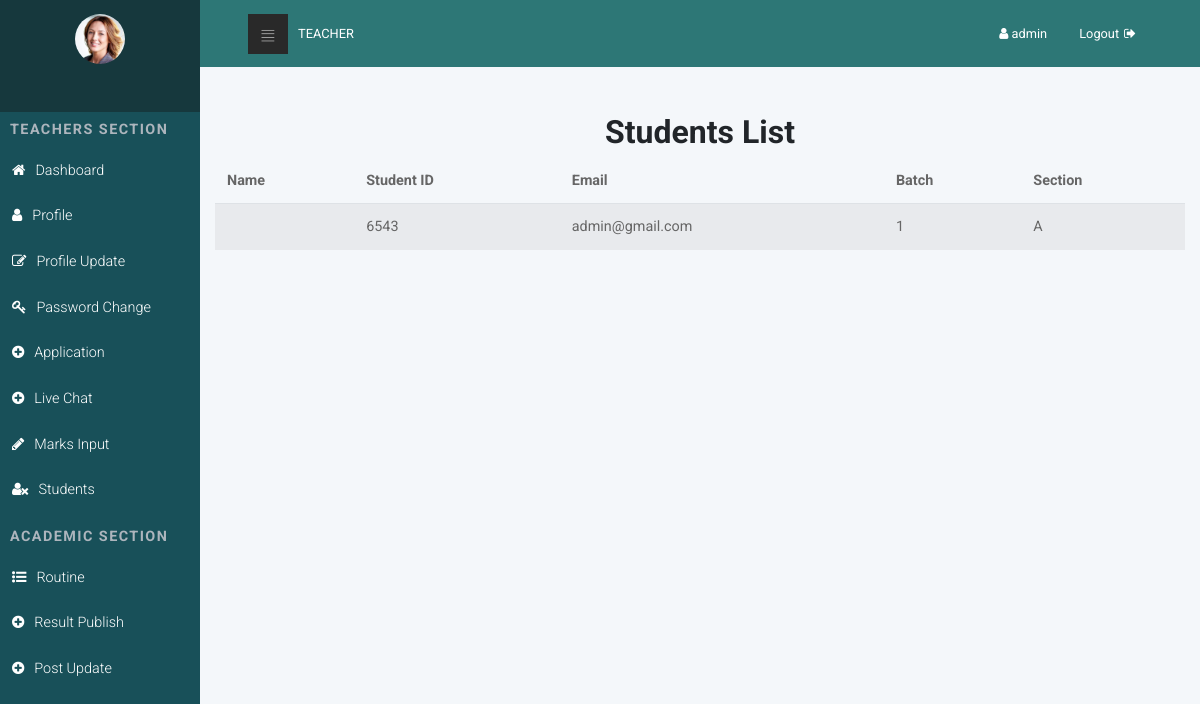
Before: /teacher/students_list/ (signed in) with the older database file.
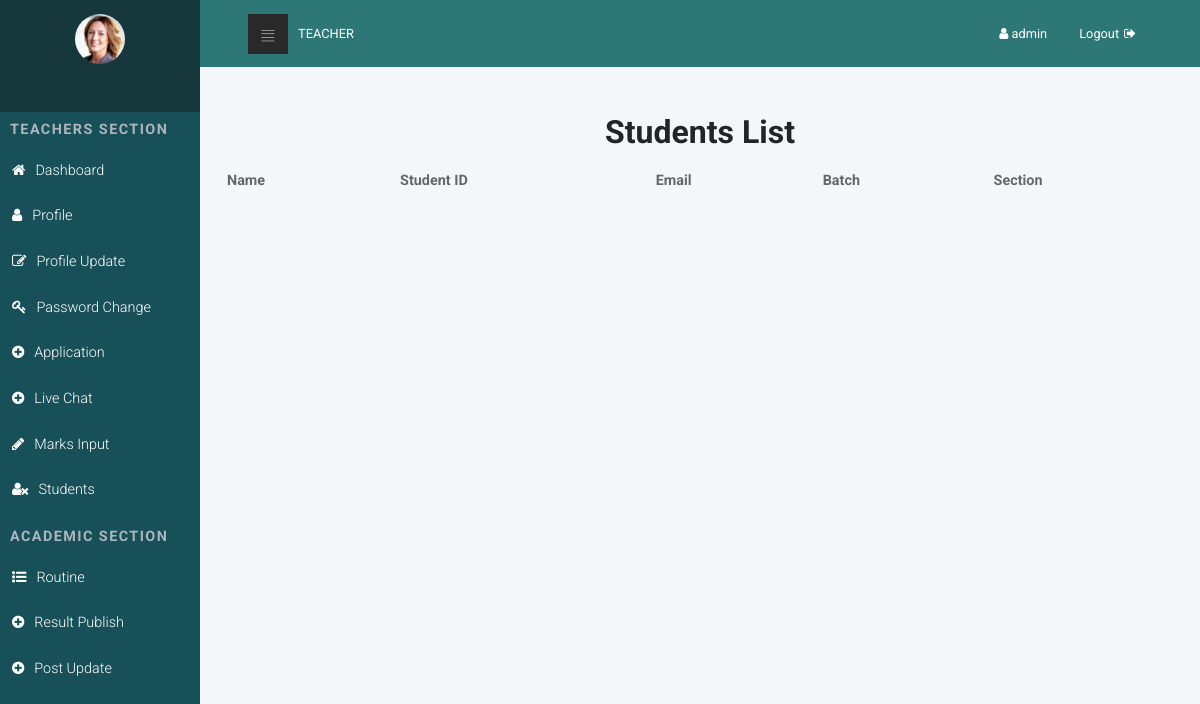
After: the same page with the newer database file.
### Students_app/models.py (models this page shows, shortened)
class StudentsInfo(models.Model):
    userId = models.OneToOneField(User, on_delete=models.CASCADE, related_name='students_info')
    batchId = models.ForeignKey(BatchInfo, on_delete=models.CASCADE, related_name='batch_info', default=1)
    studentID = models.IntegerField()
    student = models.BooleanField(default=True)
    father_name = models.CharField(max_length=40, blank=True)
    mother_name = models.CharField(max_length=40, blank=True)
    address = models.CharField(max_length=100, blank=True)
    phone = models.IntegerField(blank=True, null=True)
    dateOfBirth = models.DateField(blank=True, null=True)
    gender = models.CharField(max_length=10, blank=True)
    religion = models.CharField(max_length=20, blank=True)
    nationality = models.CharField(max_length=20, blank=True)
    nationalId = models.IntegerField(blank=True, null=True)
    profile_pic = ResizedImageField(upload_to=image_file_name, blank=True, help_text='Size Recommended: 512x512',
                                    size=[512, 512], quality=100, force_format='JPEG')

### Admin_panel/models.py (models this page shows, shortened)
class BatchInfo(models.Model):
    batch = models.IntegerField(null=True, default=1)
    section = models.CharField(max_length=4, null=True, default='A')
    assignTeacher = models.ForeignKey(TeachersList, on_delete=models.CASCADE)

### Teachers_app/views.py (the view)
# urls.py: path('students_list/', views.studentList, name='student_list'),
@login_required(login_url='Teachers_app:teacherslogin')
def studentList(request):
    studentInfo = StudentsInfo.objects.all()
    return render(request, 'Teachers_app/teacher_students_list.html', context={'student_list': studentInfo})

### templates/Teachers_app/teacher_students_list.html
{% extends 'Teachers_app/teachers_base.html' %}
{% load static %}
{% load crispy_forms_tags %}
{% block body_block %}
    <div class="container mt-5">
    <div class="heading align-content-center">
        <center><h3 style="font-size:2rem ">Students List</h3></center>
    </div>
    <div class="table">
        <table class="table table-striped">
  <thead>
    <tr>
      <th scope="col">Name</th>
      <th scope="col">Student ID</th>
      <th scope="col">Email</th>
      <th scope="col">Batch</th>
      <th scope="col">Section</th>
    </tr>
  </thead>
  <tbody>
  {% for student in student_list %}
      <tr>
      <th scope="row">{{ student.userId.first_name }} {{ student.userId.last_name }}</th>
      <td>{{ student.studentID }}</td>
      <td>{{ student.userId.email }}</td>
      <td>{{ student.batchId.batch }}</td>
      <td>{{ student.batchId.section }}</td>
    </tr>
  {% endfor %}
  </tbody>
</table>
    </div>
    </div>
{% endblock %}

### templates/Teachers_app/teachers_base.html (shortened to what this page needs)
{% load static %}
<!DOCTYPE html>
<html>
<head>
    <link rel="stylesheet" href="https://cdn.jsdelivr.net/npm/bootstrap@4.6.0/dist/css/bootstrap.min.css"
>
    <link rel="stylesheet" href="{% static 'Students_app/vendor/font-awesome/css/font-awesome.min.css' %}">
    <link rel="stylesheet" href="{% static 'Students_app/css/fontastic.css' %}">
    <link rel="stylesheet" href="{% static 'Students_app/css/grasp_mobile_progress_circle-1.0.0.min.css' %}">
    <link rel="stylesheet"
          href="{% static 'Students_app/vendor/malihu-custom-scrollbar-plugin/jquery.mCustomScrollbar.css' %}">
    <link rel="stylesheet" href="{% static 'Students_app/css/style.default.css' %}" id="theme-stylesheet">
    <link rel="stylesheet" href="{% static 'Students_app/css/custom.css' %}">
</head>
<body>
<nav class="side-navbar" style="background: #185059">
    <div class="side-navbar-wrapper">
        <div class="sidenav-header d-flex align-items-center justify-content-center" style="background:#16383d ">
            <div class="sidenav-header-inner text-center"><img src="{% static 'Students_app/img/avatar-3.jpg' %}"
                                                               alt="person"
                                                               class="img-fluid rounded-circle">
            </div>
        </div>
        <div class="main-menu">
            <h5 class="sidenav-heading">Teachers Section</h5>
            <ul id="side-main-menu" class="side-menu list-unstyled">
                <li><a href="{% url 'Teachers_app:teachers_dashboard' %}"> <i class="fa fa-home"></i></i>Dashboard </a></li>
                <li><a href="{% url 'Teachers_app:teaches_profile' %}"> <i class="fa fa-user"></i>Profile </a></li>
                <li><a href="{% url 'Teachers_app:teaches_profile_update' %}"> <i class="fa fa-pencil-square-o"></i>Profile Update </a></li>
                <li><a href="{% url 'Teachers_app:password_change' %}"> <i class="fa fa-key"></i>Password Change </a></li>
                <li><a href="{% url 'Teachers_app:students_application_list' %}"> <i class="fa fa-plus-circle"></i>Application </a></li>
                <li><a href="{% url 'Students_app:chat' %}" target="_blank"> <i class="fa fa-plus-circle"></i>Live Chat </a></li>
                <li><a href="{% url 'Teachers_app:add_students_mark' '<studentId>' %}"> <i class="fa fa-pencil"></i>Marks Input </a></li>
                <li><a href="{% url 'Teachers_app:student_list' %}"> <i class="fa fa-user-times"></i>Students </a></li>
            </ul>
        </div>
        <div class="admin-menu">
            <h5 class="sidenav-heading">Academic Section</h5>
            <ul id="side-admin-menu" class="side-menu list-unstyled">
                <li><a href="{% url 'Teachers_app:teachers_routine' %}"> <i class="fa fa-list-ul"></i>Routine </a></li>
                 <li><a href="tables.html"> <i class="fa fa-plus-circle"></i>Result Publish </a></li>
                <li><a href="{% url 'Teachers_app:post_notice' %}"> <i class="fa fa-plus-circle"></i>Post Update </a></li>
            </ul>
        </div>
    </div>
</nav>
<div class="page">
    <header class="header">
        <nav class="navbar" style="background: #2d7776">
            <div class="container-fluid">
                <div class="navbar-holder d-flex align-items-center justify-content-between">
                    <div class="navbar-header"><a id="toggle-btn" href="#" class="menu-btn"><i
                            class="icon-bars"> </i></a><a
                            href="#" class="navbar-brand">
                        <div class="brand-text d-none d-md-inline-block"><span>Teacher </span></div>
                    </a></div>
                    <ul class="nav-menu list-unstyled d-flex flex-md-row align-items-md-center">
                        {% if user.is_authenticated %}
                            <li class="nav-item"><a href="login.html" class="nav-link logout"><i class="fa fa-user"></i> <span
                                    class="d-none d-sm-inline-block">{{ user.username}}</span></a>
                            </li>
                            <li class="nav-item"><a href="{% url 'Teachers_app:logout' %}" class="nav-link logout"> <span
                                    class="d-none d-sm-inline-block">Logout</span><i class="fa fa-sign-out"></i></a>
                            </li>
                        {% else %}
                            <li class="nav-item"><a href="{% url 'Teachers_app:teacherslogin' %}" class="nav-link Login"><i
                                    class="fa fa-sign-in"></i> <span
                                    class="d-none d-sm-inline-block">  Login</span></a></li>
                        {% endif %}
                    </ul>
                </div>
            </div>
        </nav>
    </header>
    {% block body_block %}{% endblock %}
</div>
</body>
</html>

### static/Students_app/css/style.default.css (style rules this page uses)
a { display: inline-block; text-decoration: none; color: #fff; }
body { overflow-x: hidden; }
i { display: inline-block; }
span { display: inline-block; }
i[class*='icon-'] { -webkit-transform: translateY(4px); transform: translateY(4px); }
table { font-size: 0.9em; color: #666; }
.page { position: absolute; top: 0; right: 0; -webkit-transition: width 0.3s linear; transition: width 0.3s linear; width: calc(100% - 200px); background-color: #F4F7FA; min-height: 100vh; padding-bottom: 50px; }
@media (min-width: 768px) { .container-fluid { padding: 0 3rem; } }
nav.navbar { background: #393836; padding: .8rem 0; }
nav.navbar .container-fluid { width: 100%; }
nav.navbar .navbar-holder { width: 100%; }
nav.navbar a { font-size: .8rem; color: #fff; position: relative; }
nav.navbar a.logout i { margin-left: 5px; }
nav.navbar a.navbar-brand { margin-left: 10px; }
nav.navbar .brand-text { text-transform: uppercase; }
nav.navbar .nav-menu { margin-bottom: 0; }
nav.navbar a.menu-btn { width: 40px; height: 40px; line-height: 40px; background: #292929; color: #fff; text-align: center; padding: 0 !important; }
nav.navbar a.menu-btn i[class*='icon-'] { -webkit-transform: translateY(4px); transform: translateY(4px); }
.side-navbar { position: fixed; top: 0; left: 0; width: 200px; height: 100%; width: 200px; text-align: left; background: #393836; color: #fff; z-index: 999; overflow-y: auto; -webkit-transition: all 0.3s; transition: all 0.3s; }
.side-navbar li { position: relative; }
.side-navbar li a { position: relative; font-size: .9rem; font-weight: 300; color: #fff; text-decoration: none; width: 100%; padding: 12px; }
.side-navbar .sidenav-header { background: #292929; padding: 14px; margin-bottom: 10px; }
.side-navbar .sidenav-header img { width: 50px; height: 50px; }
.side-navbar .sidenav-heading { font-weight: 700; color: #adb5bd; font-size: .9rem; text-transform: uppercase; letter-spacing: .1em; margin-left: 10px; margin-top: 10px; margin-bottom: 10px; }
.side-navbar i { font-size: inherit; margin-right: 10px; }
.table { margin-bottom: 0; color: #666; }
.table td, .table th { border-color: #dee2e6; }
.table thead th { border: none; }
.navbar { padding: 0.5rem 1rem; }
.navbar-brand { display: inline-block; padding-top: 0.3125rem; padding-bottom: 0.3125rem; margin-right: 1rem; font-size: 1.25rem; }
body { font-family: "Roboto", sans-serif; font-size: 1rem; font-weight: 400; line-height: 1.5; color: #212529; background-color: #fff; }
a { color: #33b35a; text-decoration: none; }
h1, h2, h3, h4, h5, h6, .h1, .h2, .h3, .h4, .h5, .h6 { margin-bottom: 0.5rem; font-family: inherit; font-weight: 700; line-height: 1.1; color: inherit; }
h3, .h3 { font-size: 1.2rem; }
h5, .h5 { font-size: 1rem; }
.nav-link { padding: 0.5rem 1rem; }

Changed rows visible on the page:
removed StudentsInfo: studentID "6543", userId.email "admin@gmail.com", batchId.batch "1", batchId.section "A"
